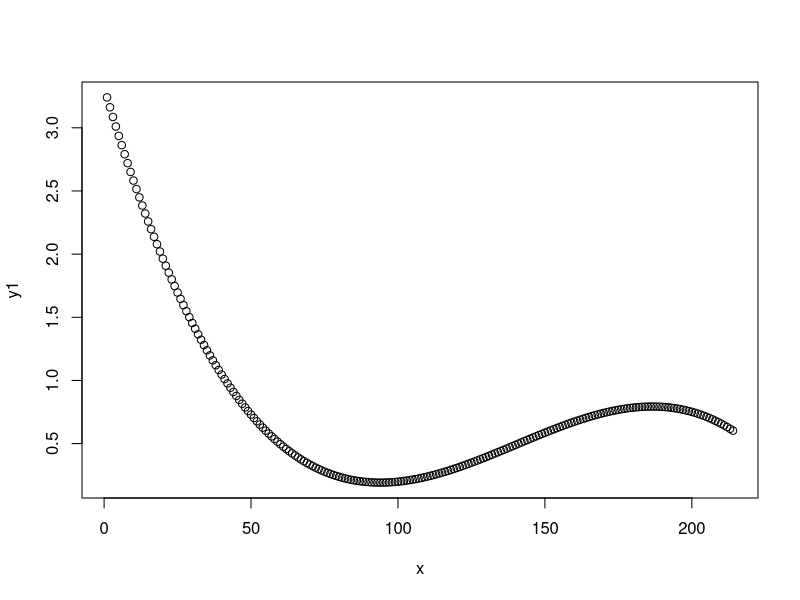
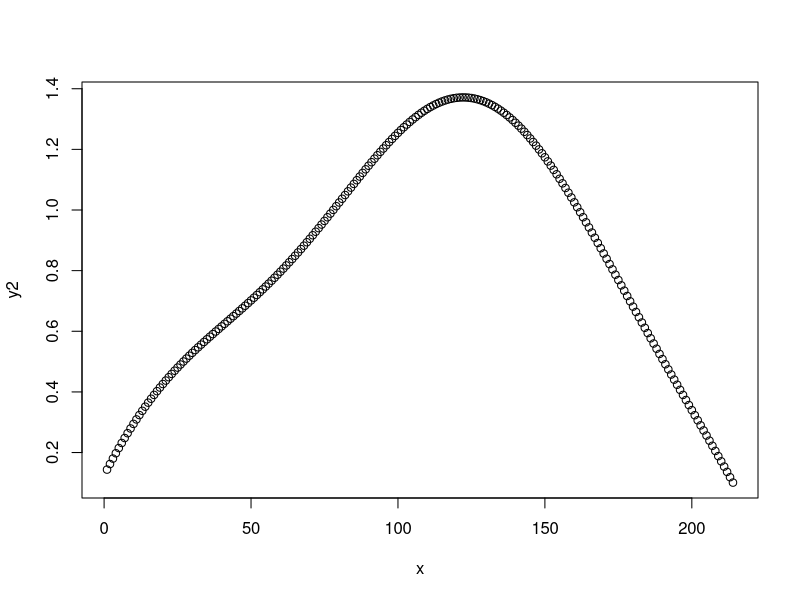
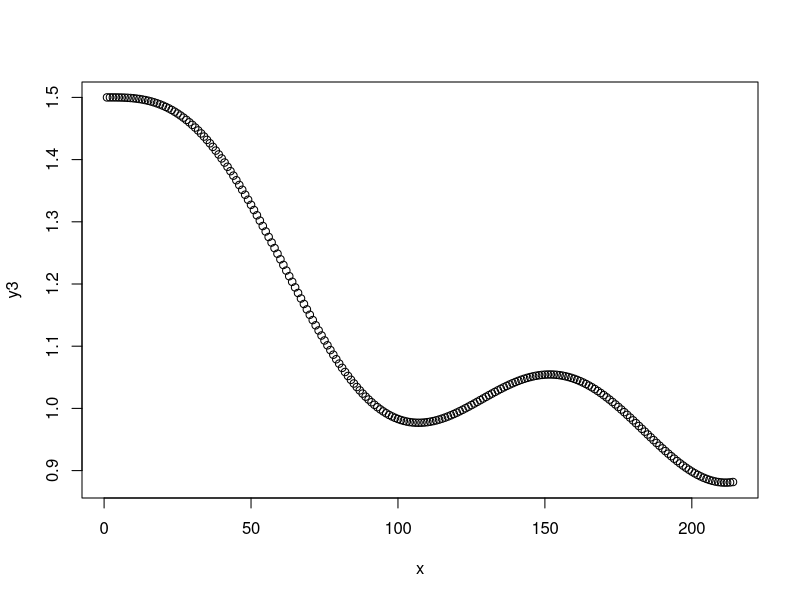
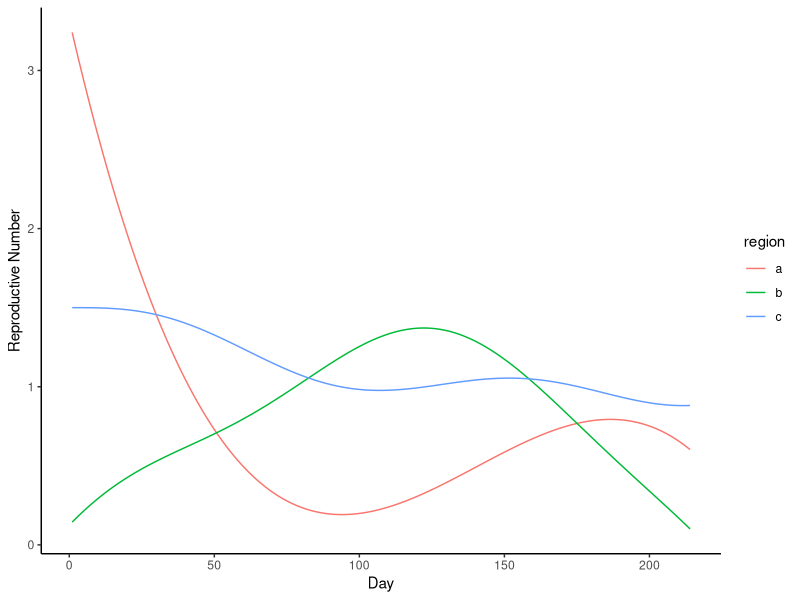
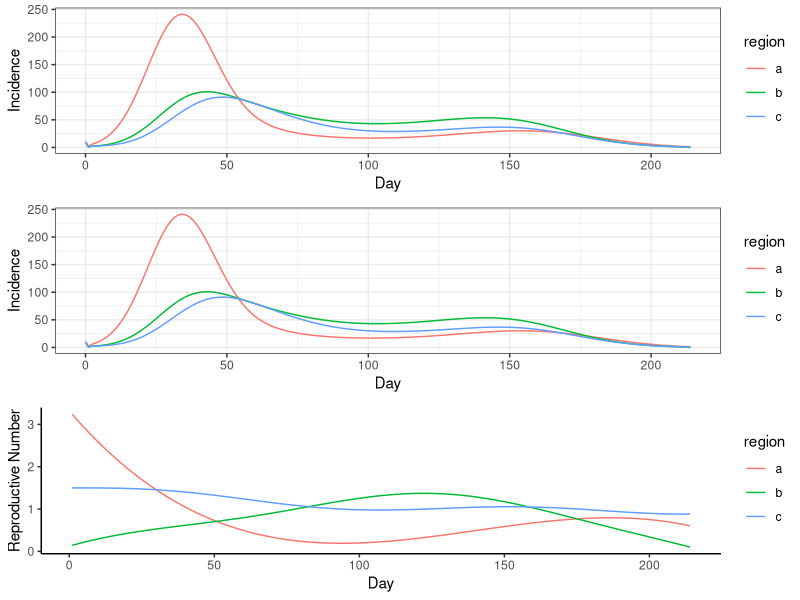
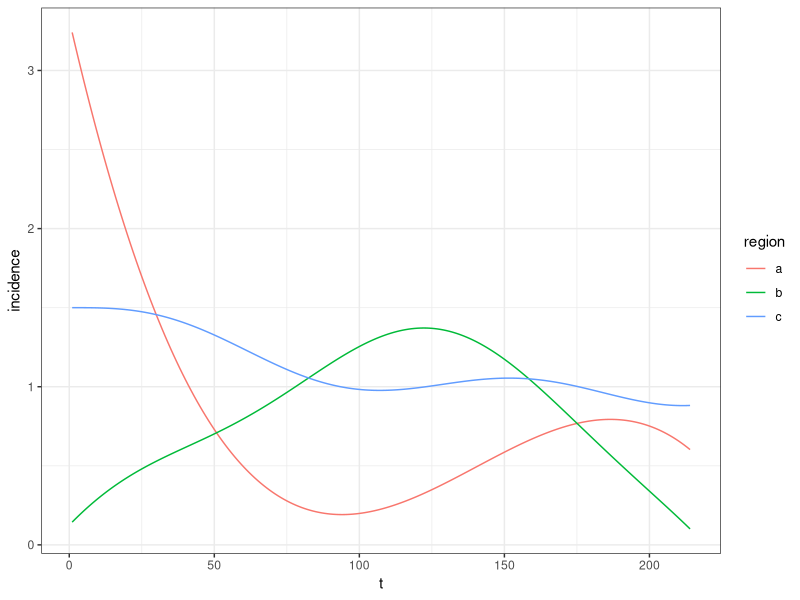

Write R code to recreate these figures, in order. (Note: this script raises an error after producing the figures.)
## simulate base on individual data
set.seed(1)
library(dplyr)
library(ggplot2)
library(tidyr)
library(gridExtra)
library(Cairo)
m <- 3 # number of regions
pop <- rnorm(m, 50000, 10000) %>% round()
initial_inf_rate <- rbeta(m, 1, 500)
initial_inf_num <- round(pop * initial_inf_rate)

initial_inf_num <- c(10, 10, 10)
N_day <- 200
w <- sapply(1:14, function(x) {
  pgamma(x, 2, 0.5) - pgamma(x - 1, 2, 0.5)
})

## ADD A LEADING 0
w <- c(w / sum(w))
###

P <- matrix(c(
  0.8, 0.2, 0.1,
  0.15, 0.6, 0.3,
  0.05, 0.2, 0.6
), 3)



x <- 1:214

y1 <- (20 * cos(x / 500) + ((0.8 * x - 50))^2 - (x * 0.115)^3) / 1000 + 0.8

plot(x, y1)

y2 <- (30 * sin(x / 150) + cos(x / 20) - (x / 50)^2) / 8 - x * 0.006

plot(x, y2)

y3 <- (30 * cos(x / 150) + 2 * sin(x / 20) + 2 * (x / 50)^2) / 20 - x * 0.005

plot(x, y3)


R_matrix_dataframe <- data.frame(a = y1, b = y2, c = y3)

R_matrix <- as.matrix(R_matrix_dataframe)

R_matrix_dataframe$t <- 1:nrow(R_matrix_dataframe)

R_matrix_dataframe_long <- gather(R_matrix_dataframe, region, R_t, a:c, factor_key = TRUE)


g1 <- ggplot(data = R_matrix_dataframe_long, 
             aes(x = t, y = R_t, color = region)) +
  geom_line() +
  xlab("Day") +
  ylab("Reproductive Number") +
  theme_classic()
g1

### theoretical Ns
t_max <- 214
m <- 3

N_simulated <- matrix(NA, t_max + 1, m)
M_simulated <- matrix(NA, t_max + 1, m)

initial_inf_num = 10
N_simulated[1, ] <- initial_inf_num
M_simulated[1, ] <- initial_inf_num
WREV  <- rev(w)
# .....
for (t in 1:t_max) {
  
  W1 = rev(w[1:min(length(w), t)])
  N1 = N_simulated[c(max((t - (length(w) - 1)), 1):t), , drop = F]
  R1 = diag(R_matrix[t, ])
  
  xx <- W1 %*% N1
  
  xx
  
  xx %*% R1 
  
  xx %*% R1 %*% P
  
  N_new <- W1 %*% N1 %*% R1 %*% P
  N_new
  
  
 #  # first, get the M*W dot product
  sum_m_w <- vector("numeric", 3)
  start_index = max(1, t - 14 + 1)
  end_index = t # <<<< from t-1 to t
  start_index
  end_index
 #  
 #  ## sum(m*w)
  for (jx in 1:3) {
    sum_m_w[jx] = M_simulated[end_index:start_index, jx] %*% w[1:(end_index - start_index + 1)]

  }
  sum_m_w
  
  cc_calc <- sum_m_w %*% diag(R_matrix[t, ]) %*% P
  cc_calc 

  #N_new == cc_calc

  N_simulated[t + 1, ] <- N_new
  M_simulated[t + 1, ] <- cc_calc
  
}
# .......

N_simulated <- as.data.frame(N_simulated)
names(N_simulated) <- c("a", "b", "c")
N_simulated$t <- 0:t_max

plot_dat_long <- gather(N_simulated, region, incidence, a:c, factor_key = TRUE)

g2 <- ggplot(data = plot_dat_long, aes(x = t, y = incidence, color = region)) +
  geom_line() +
  xlab("Day") +
  ylab("Incidence") +
  theme_bw()

M_simulated = as.data.frame(M_simulated)
colnames(M_simulated)<- c("a", "b", "c")
M_simulated$t <- 0:t_max
plot_dat_long <- gather(M_simulated, region, incidence, a:c, factor_key = TRUE)
head(plot_dat_long)

g2b <- ggplot(data = plot_dat_long, aes(x = t, y = incidence, color = region)) +
  geom_line() +
  xlab("Day") +
  ylab("Incidence") +
  theme_bw()


grid.arrange(g2, g2b, g1)



## theoretical R

N_theoretical <- N_simulated[, -c(4, 5)] %>% as.matrix()

R_est_list <- lapply(1:t_max, function(t) {
  (rev(w[1:min(length(w), t)]) %*% N_theoretical[c(max(t - length(w) + 1, 1):t), , drop = F])^(-1) * N_theoretical[t + 1, ] %*% solve(P)
})

R_est <- do.call("rbind", R_est_list)

R_est <- as.data.frame(R_est)

R_est$t <- 1:t_max

plot_dat_long <- gather(R_est, region, incidence, a:c, factor_key = TRUE)

ggplot(data = plot_dat_long, aes(x = t, y = incidence, color = region)) +
  geom_line() +
  theme_bw()

### simulated Ns
t_max <- 214

# list of 100 simulated datasets
N_simulated_list <- list()
for (index in 1:10) {
  N_simulated <- matrix(initial_inf_num, 1)

  for (t in 1:t_max) {
    cases_expectation <- rev(w[1:min(length(w), t)]) %*% N_simulated[c(max(t - length(w) + 1, 1):t), , drop = F] %*% diag(R_matrix[t, ]) %*% P

    ### >>>>>
    cases <- sapply(cases_expectation, function(x) {
      rpois(1, x)
    })
    ### >>>>>

    N_simulated <- rbind(N_simulated, cases)
  }
  N_simulated <- as.data.frame(N_simulated)
  names(N_simulated) <- c("a", "b", "c")
  N_simulated$t <- 0:t_max
  N_simulated$sim <- index
  N_simulated_list[[index]] <- N_simulated
}

head(N_simulated_list[[1]])
head(N_simulated_list[[2]])

# save the first one as example_data.csv
write.csv(N_simulated_list[1], "example_data.csv", row.names = F)
